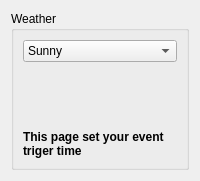
          <widget class="QWidget" name="Net_Weather">
           <layout class="QVBoxLayout" name="verticalLayout_22">
            <item>
             <widget class="QGroupBox" name="Weather">
              <property name="title">
               <string>Weather</string>
              </property>
              <property name="flat">
               <bool>true</bool>
              </property>
              <layout class="QVBoxLayout" name="verticalLayout_21">
               <item>
                <widget class="QComboBox" name="Weather_Type_Para0_Str">
                 <item>
                  <property name="text">
                   <string>Sunny </string>
                  </property>
                  <property name="icon">
                   <iconset>
                    <normaloff>:/Menu/rc/Menu/build.png</normaloff>:/Menu/rc/Menu/build.png</iconset>
                  </property>
                 </item>
                 <item>
                  <property name="text">
                   <string>Cloudy</string>
                  </property>
                  <property name="icon">
                   <iconset>
                    <normaloff>:/Menu/rc/Menu/notpass.png</normaloff>:/Menu/rc/Menu/notpass.png</iconset>
                  </property>
                 </item>
                 <item>
                  <property name="text">
                   <string>Rain</string>
                  </property>
                  <property name="icon">
                   <iconset>
                    <normaloff>:/Menu/rc/Menu/pass.png</normaloff>:/Menu/rc/Menu/pass.png</iconset>
                  </property>
                 </item>
                 <item>
                  <property name="text">
                   <string>Snow</string>
                  </property>
                  <property name="icon">
                   <iconset>
                    <normaloff>:/Menu/rc/Menu/fail.png</normaloff>:/Menu/rc/Menu/fail.png</iconset>
                  </property>
                 </item>
                 <item>
                  <property name="text">
                   <string>Hail</string>
                  </property>
                  <property name="icon">
                   <iconset>
                    <normaloff>:/Menu/rc/Menu/keyboard.png</normaloff>:/Menu/rc/Menu/keyboard.png</iconset>
                  </property>
                 </item>
                </widget>
               </item>
               <item>
                <spacer name="verticalSpacer_10">
                 <property name="orientation">
                  <enum>Qt::Vertical</enum>
                 </property>
                 <property name="sizeHint" stdset="0">
                  <size>
                   <width>20</width>
                   <height>62</height>
                  </size>
                 </property>
                </spacer>
               </item>
               <item>
                <widget class="QLabel" name="label_13">
                 <property name="font">
                  <font>
                   <weight>75</weight>
                   <italic>false</italic>
                   <bold>true</bold>
                   <underline>false</underline>
                   <strikeout>false</strikeout>
                  </font>
                 </property>
                 <property name="text">
                  <string>This page set your event triger time</string>
                 </property>
                 <property name="wordWrap">
                  <bool>true</bool>
                 </property>
                 <property name="margin">
                  <number>0</number>
                 </property>
                 <property name="indent">
                  <number>-1</number>
                 </property>
                </widget>
               </item>
              </layout>
             </widget>
            </item>
           </layout>
          </widget>
